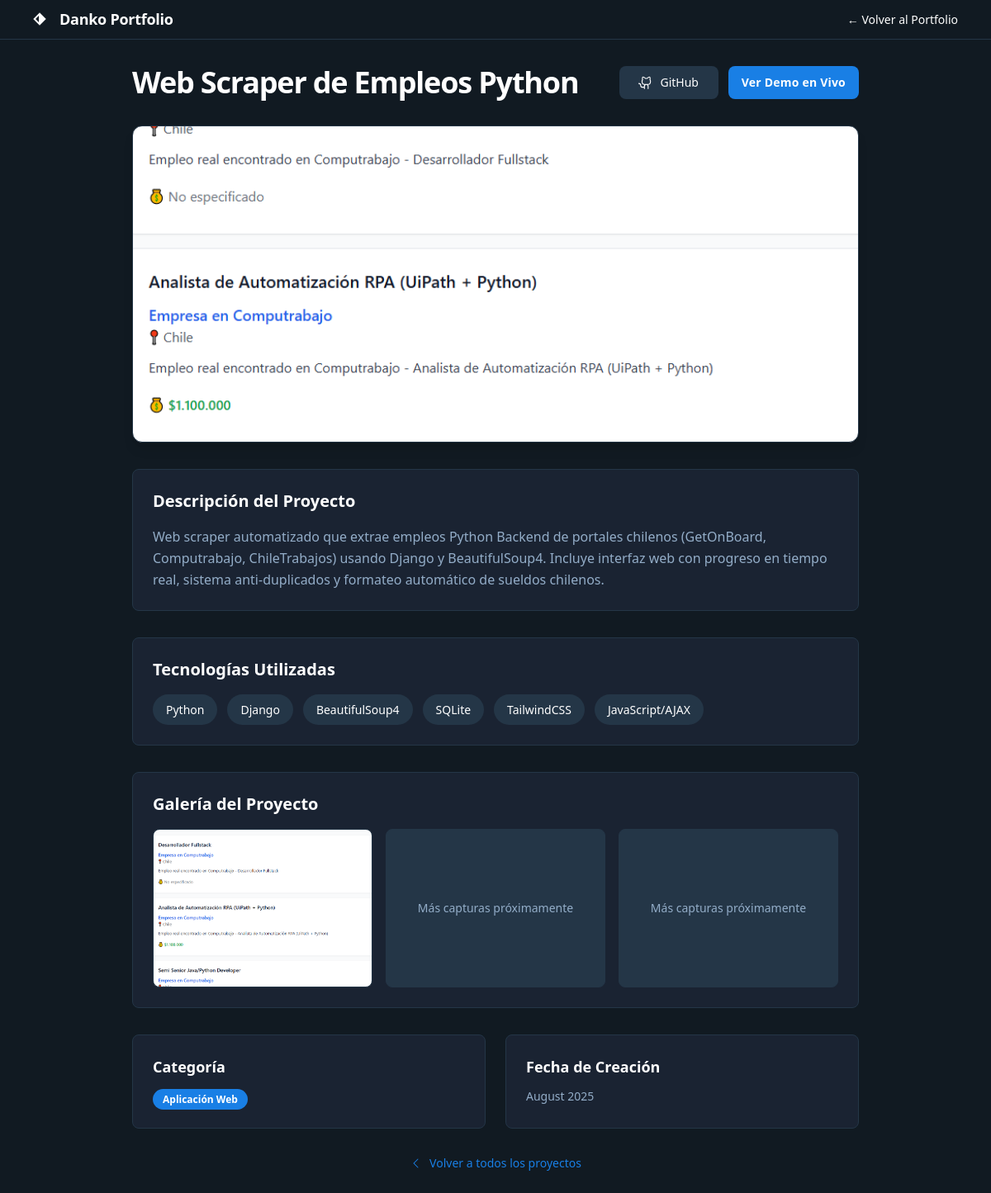
The app's page /proyecto/5/ with its own data.
### projects/models.py (models this page shows, shortened)
class Project(models.Model):
    CATEGORY_CHOICES = [
        ('web_app', 'Aplicación Web'),
        ('api', 'API REST'),
        ('automation', 'Automatización'),
        ('iot', 'IoT'),
        ('other', 'Otro'),
    ]
    name = models.CharField(max_length=200)
    description = models.TextField()
    short_description = models.CharField(max_length=150, help_text="Descripción corta para preview", blank=True)
    image = models.CharField(max_length=255, blank=True, null=True, help_text="Path to static image (e.g., 'img/calculadora.PNG')")
    github_link = models.URLField(max_length=200, blank=True, null=True)
    demo_link = models.URLField(max_length=200, blank=True, null=True)
    technologies = models.CharField(max_length=200, help_text="Comma-separated list of technologies (e.g., Python, Django, PostgreSQL)")
    category = models.CharField(max_length=20, choices=CATEGORY_CHOICES, default='web_app')
    featured = models.BooleanField(default=False, help_text="Marcar como proyecto destacado")
    achievements = models.TextField(blank=True, help_text="Logros específicos del proyecto (separados por líneas)")
    created_date = models.DateField(default=timezone.now)
    order = models.IntegerField(default=0, help_text="Orden de visualización (menor número = primero)")
    class Meta:
        ordering = ['-featured', 'order', '-created_date']
    @property
    def technologies_list(self):
        if self.technologies:
            return [tech.strip() for tech in self.technologies.split(',')]
        return []

### projects/views.py (the view)
# urls.py: path('proyecto/<int:project_id>/', views.project_detail, name='project_detail'),
def project_detail(request, project_id):
    project = get_object_or_404(Project, id=project_id)
    return render(request, 'project_detail.html', {'project': project})

### templates/project_detail.html (shortened to what this page needs)
{% extends 'base.html' %}
{% load static %}
{% block content %}
<div class="relative flex size-full min-h-screen flex-col bg-[#111a22] dark group/design-root overflow-x-hidden" style='font-family: Manrope, "Noto Sans", sans-serif;'>
  <div class="layout-container flex h-full grow flex-col">
    <header class="flex items-center justify-between whitespace-nowrap border-b border-solid border-b-[#243647] px-10 py-3">
      <div class="flex items-center gap-4 text-white">
        <div class="size-4">
        </div>
        <h2 class="text-white text-lg font-bold leading-tight tracking-[-0.015em]">Danko Portfolio</h2>
      </div>
      <div class="flex flex-1 justify-end gap-8">
        <div class="flex items-center gap-9">
          <a class="text-white text-sm font-medium leading-normal hover:text-[#197fe5]" href="{% url 'home' %}">← Volver al Portfolio</a>
        </div>
      </div>
    </header>
    <div class="px-10 lg:px-40 flex flex-1 justify-center py-8">
      <div class="layout-content-container flex flex-col max-w-[1200px] flex-1">
        <div class="flex flex-col lg:flex-row lg:items-center justify-between gap-4 mb-8">
          <div class="flex items-center gap-3">
            <h1 class="text-white text-3xl lg:text-4xl font-black leading-tight tracking-[-0.033em]">
              {{ project.name }}
            </h1>
          </div>
          <div class="flex gap-3">
            {% if project.github_link %}
            <a href="{{ project.github_link }}" target="_blank" class="flex min-w-[120px] cursor-pointer items-center justify-center overflow-hidden rounded-lg h-10 px-4 bg-[#243647] hover:bg-[#2d3748] text-white gap-2 text-sm font-medium leading-normal transition-all duration-200">
              <span>GitHub</span>
            </a>
            {% endif %}
            {% if project.demo_link %}
            <a href="{{ project.demo_link }}" target="_blank" class="flex min-w-[120px] cursor-pointer items-center justify-center overflow-hidden rounded-lg h-10 px-4 bg-[#197fe5] hover:bg-[#1565c0] text-white text-sm font-bold leading-normal tracking-[0.015em] transition-all duration-200">
              <span>Ver Demo en Vivo</span>
            </a>
            {% endif %}
          </div>
        </div>
        {% if project.image %}
        <div class="mb-8">
          <div class="w-full h-64 lg:h-96 bg-center bg-no-repeat bg-cover rounded-xl border border-[#243647] shadow-lg" style='background-image: url("{% static project.image %}');'></div>
        </div>
        {% endif %}
        <div class="bg-[#1a2332] rounded-lg p-6 mb-8 border border-[#243647]">
          <h2 class="text-white text-xl font-bold mb-4">Descripción del Proyecto</h2>
          <p class="text-[#93adc8] text-base leading-relaxed">{{ project.description }}</p>
        </div>
        {% if project.technologies %}
        <div class="bg-[#1a2332] rounded-lg p-6 mb-8 border border-[#243647]">
          <h2 class="text-white text-xl font-bold mb-4">Tecnologías Utilizadas</h2>
          <div class="flex gap-3 flex-wrap">
            {% for tech in project.technologies_list %}
            <span class="text-white text-sm font-medium leading-normal bg-[#243647] hover:bg-[#197fe5] transition-colors duration-200 rounded-full px-4 py-2">{{ tech }}</span>
            {% endfor %}
          </div>
        </div>
        {% endif %}
        <div class="bg-[#1a2332] rounded-lg p-6 mb-8 border border-[#243647]">
          <h2 class="text-white text-xl font-bold mb-4">Galería del Proyecto</h2>
          <div class="grid grid-cols-1 md:grid-cols-2 lg:grid-cols-3 gap-4">
            {% if project.image %}
            <div class="bg-center bg-no-repeat bg-cover rounded-lg h-48 border border-[#243647] hover:border-[#197fe5] transition-all duration-300" style='background-image: url("{% static project.image %}');'></div>
            <div class="bg-[#243647] rounded-lg h-48 border border-[#243647] hover:border-[#197fe5] transition-all duration-300 flex items-center justify-center">
              <p class="text-[#93adc8] text-sm">Más capturas próximamente</p>
            </div>
            <div class="bg-[#243647] rounded-lg h-48 border border-[#243647] hover:border-[#197fe5] transition-all duration-300 flex items-center justify-center">
              <p class="text-[#93adc8] text-sm">Más capturas próximamente</p>
            </div>
            {% else %}
            <div class="bg-[#243647] rounded-lg h-48 border border-[#243647] flex items-center justify-center col-span-full">
              <p class="text-[#93adc8] text-sm">Imágenes próximamente</p>
            </div>
            {% endif %}
          </div>
        </div>
        <div class="grid grid-cols-1 lg:grid-cols-2 gap-6 mb-8">
          <div class="bg-[#1a2332] rounded-lg p-6 border border-[#243647]">
            <h3 class="text-white text-lg font-bold mb-3">Categoría</h3>
            <span class="bg-[#197fe5] text-white text-xs font-semibold px-3 py-1 rounded-full">
              {{ project.get_category_display }}
            </span>
          </div>
          <div class="bg-[#1a2332] rounded-lg p-6 border border-[#243647]">
            <h3 class="text-white text-lg font-bold mb-3">Fecha de Creación</h3>
            <p class="text-[#93adc8] text-sm">{{ project.created_date|date:"F Y" }}</p>
          </div>
        </div>
        <div class="text-center">
          <a href="{% url 'home' %}#proyectos" class="inline-flex items-center gap-2 text-[#197fe5] hover:text-white text-sm font-medium transition-colors duration-200">
            <svg xmlns="http://www.w3.org/2000/svg" width="16" height="16" fill="currentColor" viewBox="0 0 256 256">
              <path d="M165.66,202.34a8,8,0,0,1-11.32,11.32l-80-80a8,8,0,0,1,0-11.32l80-80a8,8,0,0,1,11.32,11.32L91.31,128Z"></path>
            </svg>
            Volver a todos los proyectos
          </a>
        </div>
      </div>
    </div>
  </div>
</div>
{% endblock %}

### records on screen
Project: name "Web Scraper de Empleos Python", image (picture), description "Web scraper automatizado que extrae empleos Python Backend de portales chilenos (GetOnBoard, Computrabajo, ChileTrabajos) usando Django y BeautifulSoup4. Incluye interfaz web con progreso en tiempo real, sistema anti-duplicados y formateo automático de sueldos chilenos.", category "Aplicación Web", created_date "August 2025"

### other values on screen
{{ tech }} "Python" "Django" "BeautifulSoup4" "SQLite" "TailwindCSS" "JavaScript/AJAX"
